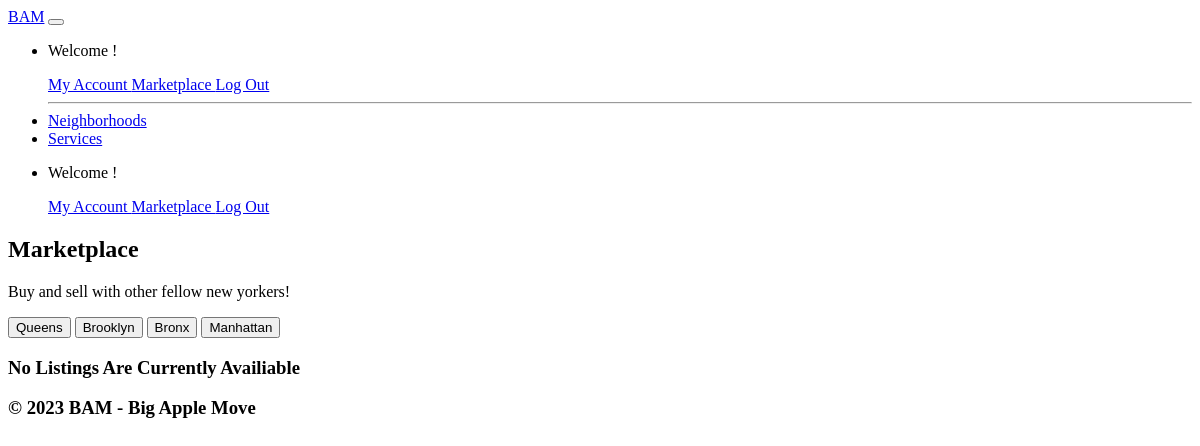
Before: /users/marketplace/ (signed in) with the older database file.
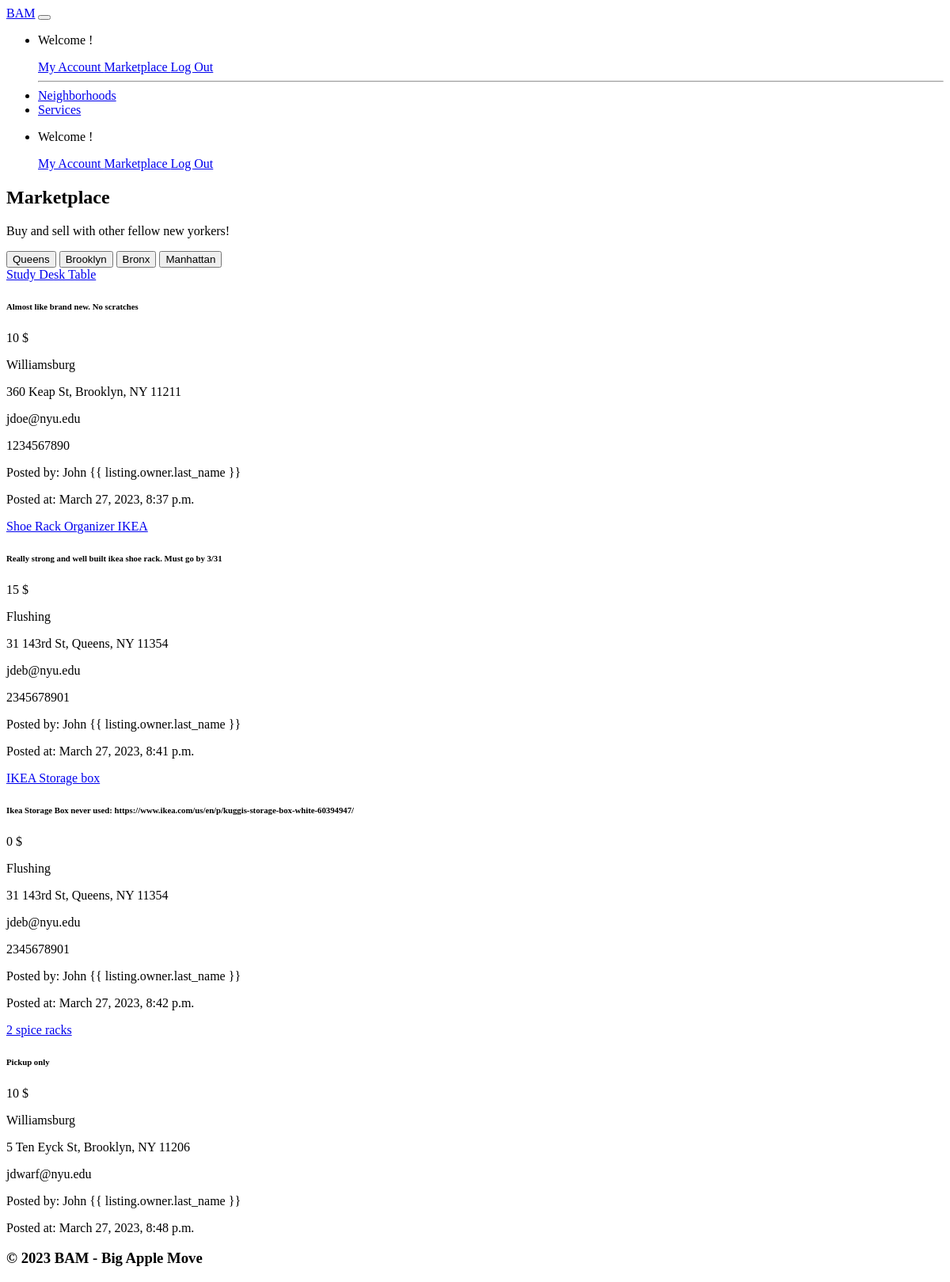
After: the same page with the newer database file.
### users/models.py (models this page shows, shortened)
class Listing(models.Model):
    title = models.CharField(max_length=100)
    description = models.CharField(max_length=100)
    address = models.CharField(max_length=100)
    owner = models.ForeignKey(User, on_delete=models.CASCADE, related_name="listings")
    email = models.EmailField(max_length=50, blank=True)
    phone = models.CharField(max_length=15, blank=True)
    neighborhood = models.ForeignKey(
        Neighborhood, on_delete=models.CASCADE, related_name="listings"
    )
    price = models.IntegerField(default=0)
    created_at = models.DateTimeField(auto_now_add=True)
    updated_at = models.DateTimeField(auto_now=True)

class Neighborhood(models.Model):
    name = models.CharField(max_length=50)

### users/views.py (the view)
# urls.py: path("marketplace/", views.marketplace, name="marketplace"),
def marketplace(request):
    if not request.user.is_authenticated:
        return HttpResponseRedirect(reverse("login"))
    listings = Listing.objects.all()
    return render(
        request,
        "users/marketplace.html",
        {
            "listings": listings,
            "firstname": "{}".format(request.user.first_name),
            "page": "marketplace",
        },
    )

### users/templates/users/marketplace.html
{% extends "base.html" %} {% load bootstrap_icons %} {% block content %} {% load static %}
<main id="marketplace">
  <section>
    <div class="header">
      <h1>Marketplace</h1>
      <p>Buy and sell with other fellow new yorkers!</p>
    </div>
  </section>
  <section>
    <div class="sort-filter">
      <button>{%bs_icon 'building' size='1rem' %}Queens</button>
      <button>{%bs_icon 'building' size='1rem' %}Brooklyn</button>
      <button>{%bs_icon 'building' size='1rem' %}Bronx</button>
      <button>{%bs_icon 'building' size='1rem' %}Manhattan</button>
    </div>
  </section>
  <section>
    <div class="list-page">
      {% if listings %} {% for listing in listings %}
      <div class="listing">
        <a href="{% url 'view_listing' listing.pk %}">{{ listing.title }}</a>
        <h6>{{ listing.description }}</h6>
        <p>{{ listing.price }} $</p>
        <p>{{ listing.neighborhood.name }}</p>
        <p>{{ listing.address }}</p>
        <p>{{ listing.email }}</p>
        <p>{{ listing.phone }}</p>
        <p>
          Posted by: {{ listing.owner.first_name }} {{ listing.owner.last_name
          }}
        </p>
        <p>Posted at: {{ listing.created_at }}</p>
      </div>
      {% endfor %} {% else %}
      <h3 class="empty-list">No Listings Are Currently Availiable</h3>
      {% endif %}
    </div>
  </section>
</main>
{% endblock %}

Changed rows visible on the page:
added Listing: title "Study Desk Table", description "Almost like brand new. No scratches", price "10", neighborhood.name "Williamsburg", address "360 Keap St, Brooklyn, NY 11211", email "jdoe@nyu.edu", phone "1234567890", owner.first_name "John", created_at "March 27, 2023, 8:37 p.m."
added Listing: title "Shoe Rack Organizer IKEA", description "Really strong and well built ikea shoe rack. Must go by 3/31", price "15", neighborhood.name "Flushing", address "31 143rd St, Queens, NY 11354", email "jdeb@nyu.edu", phone "2345678901", owner.first_name "John", created_at "March 27, 2023, 8:41 p.m."
added Listing: title "IKEA Storage box", description "Ikea Storage Box never used: https://www.ikea.com/us/en/p/kuggis-storage-box-white-60394947/", price "0", neighborhood.name "Flushing", address "31 143rd St, Queens, NY 11354", email "jdeb@nyu.edu", phone "2345678901", owner.first_name "John", created_at "March 27, 2023, 8:42 p.m."
added Listing: title "2 spice racks", description "Pickup only", price "10", neighborhood.name "Williamsburg", address "5 Ten Eyck St, Brooklyn, NY 11206", email "jdwarf@nyu.edu", owner.first_name "John", created_at "March 27, 2023, 8:48 p.m."
Other visible differences:
text no longer shown: "No Listings Are Currently Availiable"
